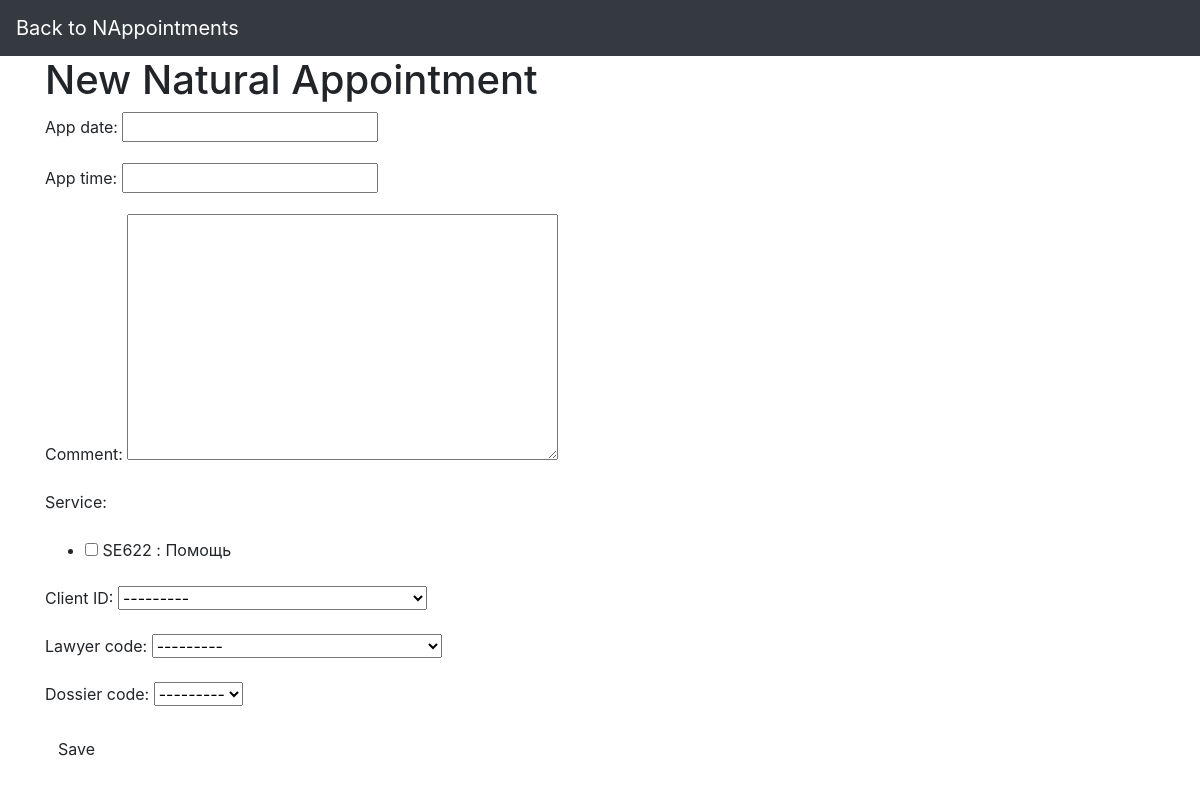
/database/appointment_N/create, run on an earlier commit of the app's database.
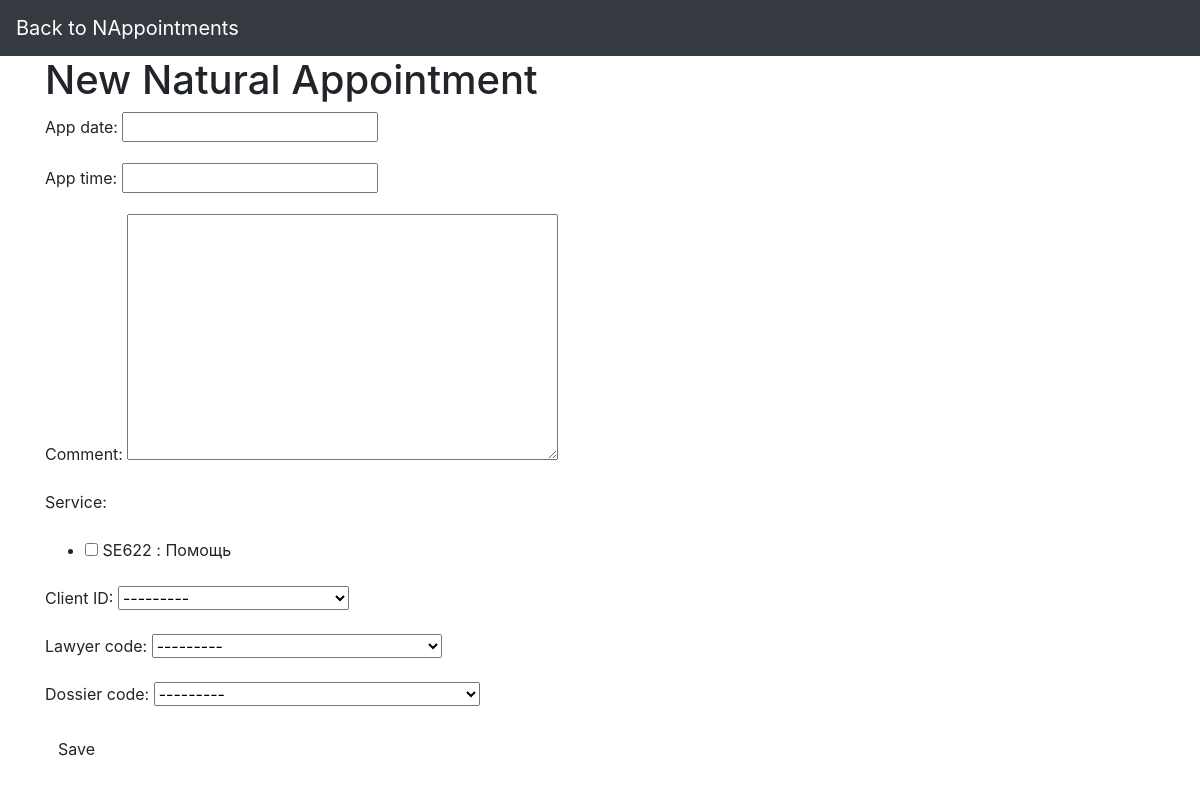
And on a later commit of the database.
### DataBase/models.py (models this page shows, shortened)
class Client(models.Model):
    first_name = models.CharField(max_length=25)
    surname = models.CharField(max_length=25)
    mid_name = models.CharField(max_length=25)
    adr_city = models.CharField(max_length=30)
    adr_street = models.CharField(max_length=20)
    adr_build = models.IntegerField()
    mail_info = models.EmailField(max_length=30)
    class Meta:
        abstract = True
        ordering = ['first_name']

class Client_natural(Client):
    num_client_n = models.CharField(max_length=10, primary_key=True)
    birth_date = models.DateField()
    passport_date = models.DateField()
    passport_authority = models.CharField(max_length=6)
    def __str__(self):
        return f'{self.num_client_n} : {self.first_name} {self.surname}'
    class Meta(Client.Meta):
        db_table = 'Client_natural'

class Lawyer(models.Model):
    lawyer_code = models.CharField(max_length=8, primary_key=True)
    first_name = models.CharField(max_length=25)
    surname = models.CharField(max_length=25)
    mid_name = models.CharField(max_length=25)
    specialization = models.CharField(max_length=20)
    mail_info = models.EmailField(max_length=30)
    service = models.ManyToManyField(Services)
    work_days = models.ManyToManyField(Work_days)
    def __str__(self):
        return f'{self.lawyer_code} : {self.first_name} {self.surname}'
    class Meta:
        db_table = 'Lawyer'
        ordering = ['first_name']

class Dossier(models.Model):
    DOS_STATUS = [
        ('open', 'open'),
        ('closed', 'closed'),
        ('closed-won', 'closed-won'),
    ]
    issue = models.TextField()
    status = models.CharField(max_length=10, choices=DOS_STATUS, default='open')
    date_signed = models.DateField()
    date_expired = models.DateField()
    date_closed = models.DateField(blank=True, null=True)
    fee = models.DecimalField(max_digits=7, decimal_places=2)
    paid = models.BooleanField(default=False)
    court_name = models.CharField(max_length=50, blank=True, null=True)
    court_adr = models.CharField(max_length=50, blank=True, null=True)
    court_date = models.DateTimeField(blank=True, null=True)
    lawyer_code = models.ForeignKey(Lawyer, on_delete=models.DO_NOTHING,
                                    blank=True, null=True)
    class Meta:
        abstract = True

class Dossier_N(Dossier):
    code_dossier_n = models.CharField(max_length=8, primary_key=True)
    num_client_n = models.ForeignKey(Client_natural, on_delete=models.DO_NOTHING)
    def __str__(self):
        return f'{self.code_dossier_n} : {self.num_client_n}'
    class Meta(Dossier.Meta):
        db_table = 'Dossier_N'

### DataBase/views.py (the view)
# urls.py: path('appointment_N/create', views.create_appointment_n, name='appointment_n-form'),
def create_appointment_n(request):
    if request.method == "POST":
        form = Appointment_NForm(request.POST)
        if form.is_valid():
            form.save()
            return redirect(request.POST['appoint_code_n'])
    else:
        form = Appointment_NForm()
    return render(request, 'create_appointment_n.html', {'form': form})

### DataBase/forms.py
class Appointment_NForm(ModelForm):
    comment = forms.CharField(required=False, widget=forms.Textarea)
    service = forms.ModelMultipleChoiceField(queryset=Services.objects.all(), widget=forms.CheckboxSelectMultiple)
    num_client_n = forms.ModelChoiceField(label='Client ID', queryset=Client_natural.objects.all())
    lawyer_code = forms.ModelChoiceField(label='Lawyer code', queryset=Lawyer.objects.all())
    code_dossier_n = forms.ModelChoiceField(label='Dossier code', queryset=Dossier_N.objects.all())
    class Meta:
        model = Appointment_N
        fields = ['app_date', 'app_time', 'comment', 'service', 'num_client_n', 'lawyer_code', 'code_dossier_n']

### DataBase/models.py (called while the page is built)
    def __str__(self):
        return f'{self.service_code} : {self.name_service}'

### DataBase/templates/create_appointment_n.html (shortened to what this page needs)
{% extends "base_generic.html" %}
{% block navbar %}
    <a class="navbar-brand" href="nappointments.html">Back to NAppointments</a>
{% endblock %}
{% block content %}
    <h1>New Natural Appointment</h1>
    <form method="POST" class="post-form">
        {{ form.as_p }}
        <button type="submit" class="save btn btn-default">Save</button>
    </form>
{% endblock %}

What changed in the data, as far as the page shows it:
added Dossier_N: code_dossier_n "---------"
Also different on the page:
form field code_dossier_n: "---------" → (not shown)
